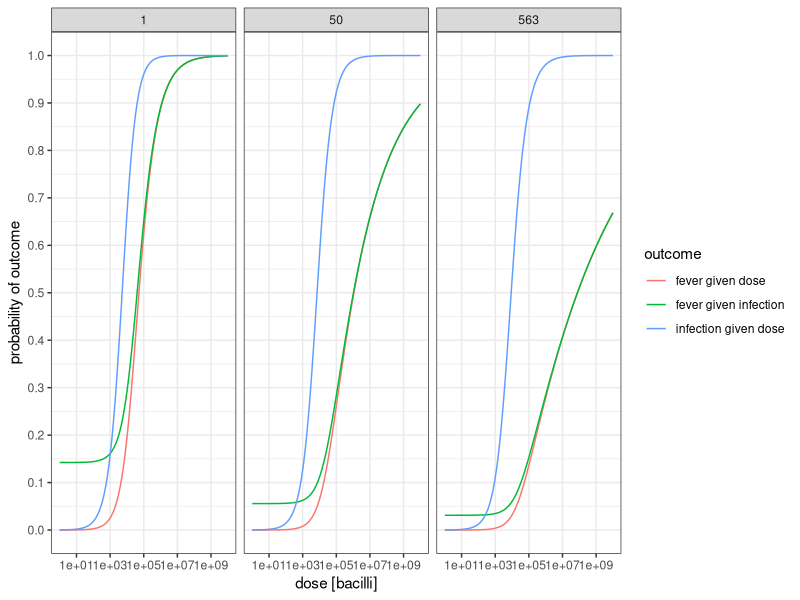
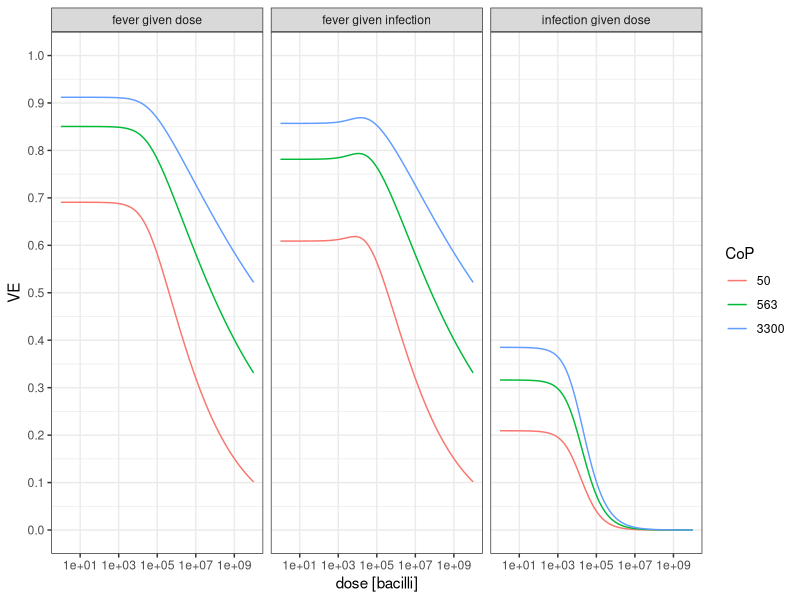
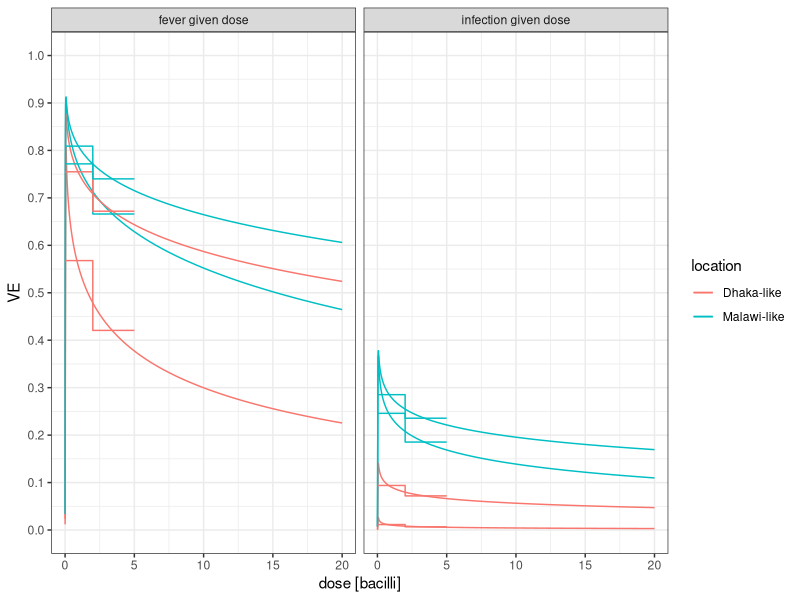

The R source for these figures, in order:
#' ---
#' title: "VE vs IgG and bacilli dose prototype"
#' output:
#'   md_document
#' knit: (function(input, ...) {
#'   out <- rmarkdown::render(input, output_dir = "./docs/blog/posts", ...)
#'   return(out)})
#' ---
#'
#' 
#' # VE vs IgG and bacilli dose prototype
#' 
#' This is a full run through of a vaccine efficacy vs anti-Vi IgG concentration and salmonella typhi dose model. 
#' 
#' **Why?** Show all the pieces and figure out where the challenges sit.
#' 
#' <!-- more -->
#' 
#' 

#+ echo=TRUE, message=FALSE, results = 'hide'
# set up the environment
library(tidyverse)
library(stats4)

#' ## Define the model

#+ echo=TRUE, message=FALSE, results = 'hide'

# dose response functions for various outcomes

  ## set up a parameters data.frame that we will build up as we write the model

  # probability of fever given dose (quailes strain, skim milk) 
  # default used in Typhoidsim, from https://qmrawiki.canr.msu.edu/experiments/salmonella-typhi recommended model
  # param_df=data.frame(value=c(n50_fever_given_dose=1.11e6, 
  #                             alpha_fever_given_dose=0.175,  
  #                             gamma_fever_given_dose=0.2), # fuzzy guestimate from  https://pmc.ncbi.nlm.nih.gov/articles/PMC5720597/
  #                     component = 'p_fever_given_dose')  |>
  #   

  # I think there is some unknown background history of typhoid fever in the dose response challenge study cohorts
  # trying to make a crappy guess at what an equivalent mean titer might look like if inmates saw typhoid in childhood # https://www.cdc.gov/mmwr/preview/mmwrhtml/mm4840a1.htm

  # assume titer =50 because that's half of waned level after 5 years in Bangladesh teens...
  
  # rescale variable to remove immune confound
  gamma=0.3 #0.25
  # rescale alpha
  alpha_prime=50^gamma*0.175
  
  # rescale n50
  N50_prime=1.11e6*(2^(1/alpha_prime)-1)/(2^(1/0.175)-1)
  N50_prime
  
  # note that this rescaling actually gets the control of the Jin2017 study decently right if bicarbonate right before challenge is worth ~a factor of 10 in dose
  param_df=data.frame(value=c(n50_fever_given_dose=N50_prime, 
                              alpha_fever_given_dose=alpha_prime,  
                              gamma_fever_given_dose=gamma), # guesstimated
                      component = 'p_fever_given_dose')  |>
  
  # probability of infection given dose
  # not well measured, but relevant for transmission. 
  # guesstimated from table 2 of https://doi.org/10.1056/NEJM197009242831306  
  # and stool vax vs control https://pmc.ncbi.nlm.nih.gov/articles/PMC5720597/
    rbind(data.frame(value=c(n50_infection_given_dose=N50_prime/10, 
                             alpha_infection_given_dose=alpha_prime*2, 
                             gamma_infection_given_dose=gamma*0.2), 
                     component = 'p_infection_given_dose') )
    

p_outcome_given_dose = function(dose=1e4,  CoP=1, outcome = 'fever_given_dose', params=param_df){
  
  if(outcome == 'fever_given_dose'){
    
    p = 1 - (1+dose*(2^(1/params['alpha_fever_given_dose','value'])-1)/params['n50_fever_given_dose','value'])^(-params['alpha_fever_given_dose','value']/(CoP^params['gamma_fever_given_dose','value']))
    
  } else if (outcome == 'infection_given_dose'){
    
    p = 1 - (1+dose*(2^(1/params['alpha_infection_given_dose','value'])-1)/params['n50_infection_given_dose','value'])^(-params['alpha_infection_given_dose','value']/(CoP^params['gamma_infection_given_dose','value']))
    
  } else if (outcome == 'fever_given_infection'){
    
    p = (1 - (1+dose*(2^(1/params['alpha_fever_given_dose','value'])-1)/params['n50_fever_given_dose','value'])^(-params['alpha_fever_given_dose','value']/(CoP^params['gamma_fever_given_dose','value']))) /
      (1 - (1+dose*(2^(1/params['alpha_infection_given_dose','value'])-1)/params['n50_infection_given_dose','value'])^(-params['alpha_infection_given_dose','value']/(CoP^params['gamma_infection_given_dose','value'])))
    
  }

  return(p)
}

# please forgive this disgusting data structure! It just kinda... happened.
plot_dat = data.frame(dose = 10^seq(0,10,by=0.05),
                      CoP=1) |>
  mutate(p = p_outcome_given_dose(dose,CoP=CoP,outcome = 'fever_given_dose'),
         outcome = 'fever given dose') |>
  rbind(data.frame(dose = 10^seq(0,10,by=0.05),
                   CoP=1) |>
          mutate(p = p_outcome_given_dose(dose,CoP=CoP,outcome = 'infection_given_dose'),
                 outcome = 'infection given dose')) |>
  rbind(data.frame(dose = 10^seq(0,10,by=0.05),
                   CoP=1) |>
          mutate(p = p_outcome_given_dose(dose,CoP=CoP,outcome = 'fever_given_infection'),
                 outcome = 'fever given infection')) |>
  rbind(data.frame(dose = 10^seq(0,10,by=0.05),
                   CoP=50) |>
          mutate(p = p_outcome_given_dose(dose,CoP=CoP,outcome = 'fever_given_dose'),
                 outcome = 'fever given dose')) |>
  rbind(data.frame(dose = 10^seq(0,10,by=0.05),
                   CoP=50) |>
          mutate(p = p_outcome_given_dose(dose,CoP=CoP,outcome = 'infection_given_dose'),
                 outcome = 'infection given dose')) |>
  rbind(data.frame(dose = 10^seq(0,10,by=0.05),
                   CoP=50) |>
          mutate(p = p_outcome_given_dose(dose,CoP=CoP,outcome = 'fever_given_infection'),
                 outcome = 'fever given infection')) |> 
  rbind(data.frame(dose = 10^seq(0,10,by=0.05),
                   CoP=563) |>
          mutate(p = p_outcome_given_dose(dose,CoP=CoP,outcome = 'fever_given_dose'),
                 outcome = 'fever given dose')) |>
  rbind(data.frame(dose = 10^seq(0,10,by=0.05),
                   CoP=563) |>
          mutate(p = p_outcome_given_dose(dose,CoP=CoP,outcome = 'infection_given_dose'),
                 outcome = 'infection given dose')) |>
  rbind(data.frame(dose = 10^seq(0,10,by=0.05),
                   CoP=563) |>
          mutate(p = p_outcome_given_dose(dose,CoP=CoP,outcome = 'fever_given_infection'),
                 outcome = 'fever given infection')) |> 
  mutate(CoP=factor(CoP))

ggplot(plot_dat ) +
  geom_line(aes(x=dose,y=p,group=outcome,color=outcome)) +
  facet_wrap('CoP') +
  theme_bw() +
  scale_x_continuous(trans='log10', breaks=10^seq(1,10,by=2),minor_breaks = NULL) +
  scale_y_continuous(limits=c(0,1),breaks=seq(0,1,by=0.1)) +
  ylab('probability of outcome') +
  xlab('dose [bacilli]')


# incubation period vs dose
# this is limited data on this, but it's a thing https://doi.org/10.1056/NEJM197009242831306
incubation_period_distribution_vs_dose = function(median,log_sd,params=param_df){
  # TO DO
}

#' ## Vaccine efficacy
#' 
#+ echo=TRUE, message=FALSE, results = 'hide'
vaccine_efficacy = function(dose=1e4,  CoP=1, outcome = 'fever_given_dose', params=param_df, CoP_control=1){
  
  VE = 1 - p_outcome_given_dose(dose,CoP=CoP,outcome = outcome)/p_outcome_given_dose(dose,CoP=CoP_control,outcome = outcome)
  return(VE)
}

# please forgive this disgusting data structure! It just kinda... happened.
plot_dat = data.frame(dose = 10^seq(0,10,by=0.05),
                      CoP=50) |>
  mutate(ve = vaccine_efficacy(dose,CoP,outcome = 'fever_given_dose'),
         outcome = 'fever given dose') |>
  rbind(data.frame(dose = 10^seq(0,10,by=0.05),
                   CoP=563) |>
          mutate(ve = vaccine_efficacy(dose,CoP,outcome = 'fever_given_dose'),
                 outcome = 'fever given dose')) |>
  rbind(data.frame(dose = 10^seq(0,10,by=0.05),
                   CoP=3300) |>
          mutate(ve = vaccine_efficacy(dose,CoP,outcome = 'fever_given_dose'),
                 outcome = 'fever given dose')) |> 
  rbind(data.frame(dose = 10^seq(0,10,by=0.05),
             CoP=50) |>
          mutate(ve = vaccine_efficacy(dose,CoP,outcome = 'infection_given_dose'),
                 outcome = 'infection given dose')) |>
  rbind(data.frame(dose = 10^seq(0,10,by=0.05),
                   CoP=563) |>
          mutate(ve = vaccine_efficacy(dose,CoP,outcome = 'infection_given_dose'),
                 outcome = 'infection given dose')) |>
  rbind(data.frame(dose = 10^seq(0,10,by=0.05),
                   CoP=3300) |>
          mutate(ve = vaccine_efficacy(dose,CoP,outcome = 'infection_given_dose'),
                 outcome = 'infection given dose')) |>
  rbind(data.frame(dose = 10^seq(0,10,by=0.05),
                   CoP=50) |>
          mutate(ve = vaccine_efficacy(dose,CoP,outcome = 'fever_given_infection'),
                 outcome = 'fever given infection')) |>
  rbind(data.frame(dose = 10^seq(0,10,by=0.05),
                   CoP=563) |>
          mutate(ve = vaccine_efficacy(dose,CoP,outcome = 'fever_given_infection'),
                 outcome = 'fever given infection')) |>
  rbind(data.frame(dose = 10^seq(0,10,by=0.05),
                   CoP=3300) |>
          mutate(ve = vaccine_efficacy(dose,CoP,outcome = 'fever_given_infection'),
                 outcome = 'fever given infection')) |>
  mutate(CoP=factor(CoP))

ggplot(plot_dat) +
  geom_line(aes(x=dose,y=ve,group=CoP,color=CoP)) +
  facet_grid('~outcome') +
  theme_bw() +
  scale_x_continuous(trans='log10', breaks=10^seq(1,10,by=2),minor_breaks = NULL) +
  scale_y_continuous(limits=c(0,1),breaks=seq(0,1,by=0.1)) +
  ylab('VE') +
  xlab('dose [bacilli]')

#' This kinda looks like it works!

#' # Waning model!
#' 

# time series function for waning
# units in days
t_peak=21
t = seq(0,1e3,by=1)

param_df = param_df |>
  rbind(data.frame(value=c(T_decay=9.3,k=0.98,
                           beta_C_max_age_mean=-0.029, beta_T_decay_age_mean=0.15, beta_k_age_mean=-0.023,
                           C_min=1,T_rise=1.5,t_start=3,t_peak=28), 
                   component = 'anti_Vi_IgG_elisa') )

titer_vs_time = function(t,C_max, age_years,params=param_df){
  
  Cma=C_max*(1+params['beta_C_max_age_mean','value'] * age_years)
  Tda = params['T_decay','value'] *(1+params['beta_T_decay_age_mean','value']  * age_years)
  ka = params['k','value']*(1+params['beta_k_age_mean','value']  * age_years)
  
  # power law decay
  titer = (1+(t-params['t_peak','value'] )/(ka*Tda))^(-ka)
  
  # simple logistic interpolator rise (this is just for continuity/realism. plays no role in the model)
  titer[t<params['t_peak','value'] ] =
    (1/(1+exp(-(t[t<params['t_peak','value'] ]-params['t_start','value'] *5)/params['T_rise','value'])) - 1/(1+exp(-(0-params['t_start','value']*5)/params['T_rise','value'])))/
    (1/(1+exp(-(params['t_peak','value'] -params['t_start','value']*5)/params['T_rise','value'])) - 1/(1+exp(-(0-params['t_start','value']*5)/params['T_rise','value'])))
  
  # scale dimensions
  titer = params['C_min','value'] + (Cma-params['C_min','value'])*titer
  
  return(titer)
}

plot_dat = data.frame(t=seq(1,20*365,by=1),
                      dose = 5e1,
                      age_years=8,
                      location='Malawi-like',
                      vaccine='Typbar-TCV') |>
  mutate(CoP=titer_vs_time(t=t,C_max=3650,age_years=age_years)) |>
  mutate(ve = vaccine_efficacy(dose,CoP,outcome = 'fever_given_dose'),
         outcome = 'fever given dose') |>
  rbind(data.frame(t=seq(1,20*365,by=1),
                   dose = 1e3,
                   age_years=1.4,
                   location='Malawi-like',
                   vaccine='Typbar-TCV') |>
          mutate(CoP=titer_vs_time(t=t,C_max=3650,age_years=age_years)) |>
          mutate(ve = vaccine_efficacy(dose,CoP,outcome = 'fever_given_dose'),
                 outcome = 'fever given dose')) |>
  rbind(data.frame(t=seq(1,20*365,by=1),
                   dose = 5e4,
                   age_years=8,
                   location='Dhaka-like',
                   vaccine='Typbar-TCV') |>
          mutate(CoP=titer_vs_time(t=t,C_max=3650,age_years=age_years)) |>
          mutate(ve = vaccine_efficacy(dose,CoP,outcome = 'fever_given_dose'),
                 outcome = 'fever given dose')) |>
  rbind(data.frame(t=seq(1,20*365,by=1),
                   dose = 1e6,
                   age_years=1.4,
                   location='Dhaka-like',
                   vaccine='Typbar-TCV') |>
          mutate(CoP=titer_vs_time(t=t,C_max=3650,age_years=age_years)) |>
          mutate(ve = vaccine_efficacy(dose,CoP,outcome = 'fever_given_dose'),
                 outcome = 'fever given dose')) |>
  rbind(data.frame(t=seq(1,20*365,by=1),
                     dose = 5e1,
                     age_years=8,
                     location='Malawi-like',
                     vaccine='Typbar-TCV') |>
          mutate(CoP=titer_vs_time(t=t,C_max=3650,age_years=age_years)) |>
          mutate(ve = vaccine_efficacy(dose,CoP,outcome = 'infection_given_dose'),
                 outcome = 'infection given dose')) |>
  rbind(data.frame(t=seq(1,20*365,by=1),
                   dose = 1e3,
                   age_years=1.4,
                   location='Malawi-like',
                   vaccine='Typbar-TCV') |>
          mutate(CoP=titer_vs_time(t=t,C_max=3650,age_years=age_years)) |>
          mutate(ve = vaccine_efficacy(dose,CoP,outcome = 'infection_given_dose'),
                 outcome = 'infection given dose')) |>
  rbind(data.frame(t=seq(1,20*365,by=1),
                   dose = 5e4,
                   age_years=8,
                   location='Dhaka-like',
                   vaccine='Typbar-TCV') |>
          mutate(CoP=titer_vs_time(t=t,C_max=3650,age_years=age_years)) |>
          mutate(ve = vaccine_efficacy(dose,CoP,outcome = 'infection_given_dose'),
                 outcome = 'infection given dose')) |>
  rbind(data.frame(t=seq(1,20*365,by=1),
                   dose = 1e6,
                   age_years=1.4,
                   location='Dhaka-like',
                   vaccine='Typbar-TCV') |>
          mutate(CoP=titer_vs_time(t=t,C_max=3650,age_years=age_years)) |>
          mutate(ve = vaccine_efficacy(dose,CoP,outcome = 'infection_given_dose'),
                 outcome = 'infection given dose')) |>
  mutate(year=t/365) |>
  mutate(year_groups = if_else(year<=2,'0-2',if_else(year<=5,'3-5','>5'))) |>
  group_by(year_groups,outcome,location,age_years,vaccine) |>
  mutate(mean=if_else(year<=5,mean(ve),NA)) |>
  ungroup()

ggplot(plot_dat) +
  geom_line(aes(x=year,y=ve,group=interaction(location,age_years,vaccine),color=location)) +
  geom_line(aes(x=year,y=mean,group=interaction(location,age_years,vaccine),color=location)) + 
  facet_grid('~outcome') +
  theme_bw() +
  scale_y_continuous(limits=c(0,1),breaks=seq(0,1,by=0.1)) +
  ylab('VE') +
  xlab('dose [bacilli]')


# /* back matter for exporting as a blog post

# source('./docs/docs_helper_functions.R')
# render_blog_post(input_file = './scratch/empirical_bayes_random_effects_via_optimization.R',
#                  categories_list = c('Calibration','Self-study'),
#                  date_created = '2025-04-10')

# */